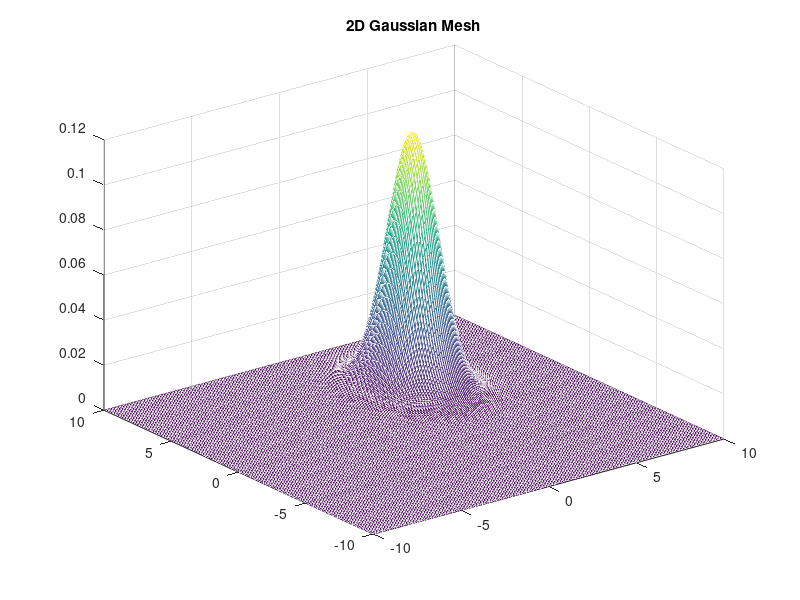

Write MATLAB code to recreate this figure. (Note: this script raises an error after producing the figure.)
mu = [3 4];
covmat = [1 0; 0 2];
disp(mu);
disp(covmat);

[x, y] = meshgrid(-10:0.1: 10);
z = zeros(size(x, 1));
for i = 1: size(x, 1)
    for j = 1: size(x, 2)
        z(i, j) = mvnpdf([x(i, j) y(i, j)], mu, covmat);
    end
end

figure;
m = mesh(x, y, z);
title('2D Gaussian Mesh');

disp(z);
disp(mahal(z, [10 10]));